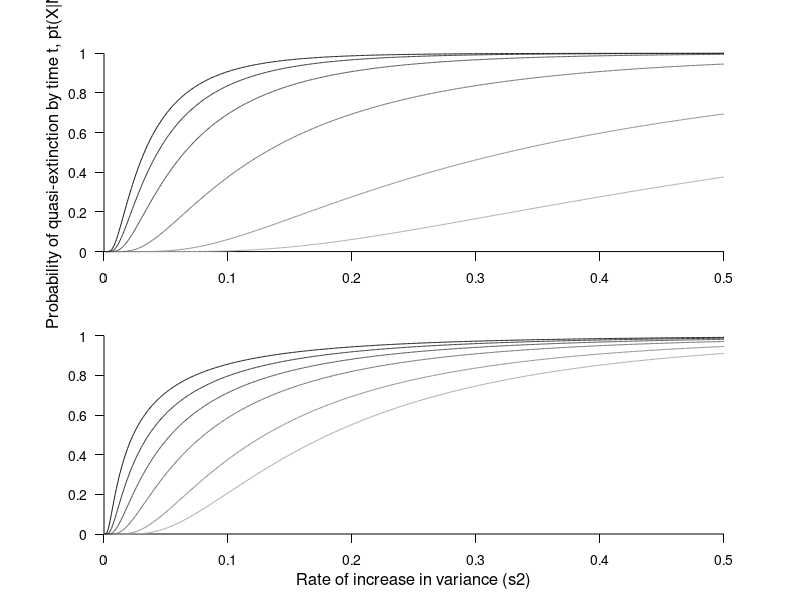

Reproduce this figure in MATLAB.
function quasiext

% quasi-extinction probabilities - example from Cisneros-Mata et al. (1997)
% using the Lande & Orzack formula

% variances (sigma^2)
Sig2 = 0.001:0.001:0.5;
Mu = -Sig2/2;
Ts = [5 10 25 50 75 100]; % time horizons
Xs = [0.05 0.1 0.2 0.3 0.4 0.5]; % extinction thresholds (as % reductions)

for t = 1:length(Ts)
    for x = 1:length(Xs)
       
        % this is the way that Lande & Orzack wrote it, rearranged from the
        % way Cisneros-Mata & Botsford did
     
        Px(:,x,t) = normcdf( (-log(1/Xs(x)) - Mu.*Ts(t))./sqrt(Sig2.*Ts(t)))...
             + exp((-2.*Mu.*log(1/Xs(x)))./Sig2).*...
             (1-normcdf( (log(1/Xs(x)) - Mu.*Ts(t))./sqrt(Sig2.*Ts(t))));
        
    end
end

figure(3)
clf
set(gcf,'units','cent','position',[10 10 9 16])



Col = 1-gray(10);
Col = Col(4:end,:);
Lty = {'-.','--','-'};

% Panel 1: time horizon varies
sh(1)=subplot(2,1,1);
hold on
X = 2; % hold threshold constant
for t = 1:length(Ts)
plot(Sig2,Px(:,X,t),'color',Col(t,:),'linestyle','-');
end
  
% Panel 2: threshold varies
sh(2)=subplot(2,1,2);
hold on
T = 3; % hold threshold constant
for x = 1:length(Xs)
plot(Sig2,Px(:,x,T),'color',Col(x,:),'linestyle','-');
end

set(sh(:),'tickdir','out','ticklength',[0.015 0.015],...
         'xcolor',zeros(3,1),'ycolor',zeros(3,1),...
         'ylim',[0 1],'ytick',0:0.2:1,'xlim',[0 0.5],'xtick',0:0.1:0.5,'fontsize',10)
 ylabel(sh(1),'Probability of quasi-extinction by time t, pt(X|N0)','fontsize',12)
 xlabel(sh(2),'Rate of increase in variance (s2)','fontsize',12)

